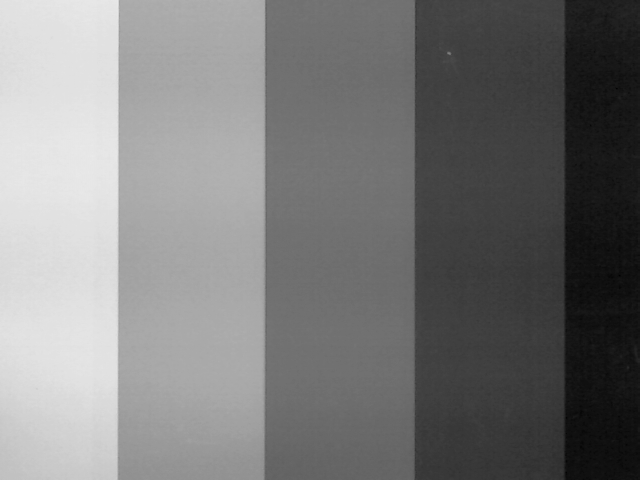
#> input picture Versuch2/Bilder/grayscalePic.png, 640 x 480 px
$ jupyter execute --allow-errors Versuch.ipynb
#> lines starting #> are read from the running program, lines starting #| are printed output that depends on the picture; long printed decimals are rounded
[cell 1]
import numpy as np
import cv2
import matplotlib.pyplot as plt
from skimage.color import rgb2gray
from collections import Counter

[cell 2]
def readImg(path:str, x1=0, x2=-1, y1=0, y2=-1):
#> called with path = './Bilder/grayscalePic.png', x1 = 10, x2 = 107, y1 = 10, y2 = 470
    M = cv2.imread(path, cv2.IMREAD_GRAYSCALE)
#> M is the input picture: shape (480, 640); min 0, max 234, mean 122
    return M[y1:y2, x1:x2]
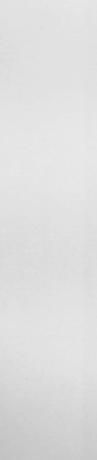
#> returned value: shape (460, 97); min 193, max 234, mean 222.2

def evaluateGrayPic(path):
    imgList=[]
    imgList.append(readImg(path,10, 107, 10,470))
    imgList.append(readImg(path,127, 256, 10,470))
#> call 2 of readImg, with path = './Bilder/grayscalePic.png', x1 = 127, x2 = 256, y1 = 10, y2 = 470
#> in readImg (call 2), `return M[y1:y2, x1:x2]`:
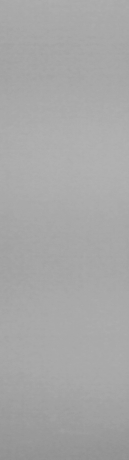
#> returned value: shape (460, 129); min 144, max 178, mean 167
    imgList.append(readImg(path,276, 405, 10,470))
#> call 3 of readImg, with path = './Bilder/grayscalePic.png', x1 = 276, x2 = 405, y1 = 10, y2 = 470
#> in readImg (call 3), `return M[y1:y2, x1:x2]`:
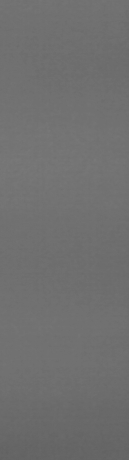
#> returned value: shape (460, 129); min 97, max 120, mean 111.5
    imgList.append(readImg(path,425, 555, 10,470))
#> call 4 of readImg, with path = './Bilder/grayscalePic.png', x1 = 425, x2 = 555, y1 = 10, y2 = 470
#> in readImg (call 4), `return M[y1:y2, x1:x2]`:
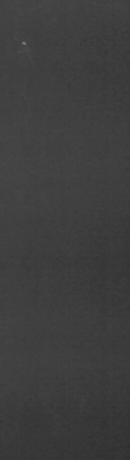
#> returned value: shape (460, 130); min 47, max 126, mean 62.1
    imgList.append(readImg(path,575, 630, 10,470))
#> in readImg (call 5), `return M[y1:y2, x1:x2]`:
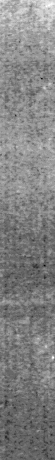
#> returned value: shape (460, 55); min 0, max 39, mean 20; drawn with min black and max white
    meanList=[]
    deviationList=[]
    for img in imgList:
        grauwerte= []
        for pixel in img.flatten():
            grauwerte.append(float(pixel))
        meanList.append(float(np.mean(grauwerte)))
        deviationList.append(float(np.std(grauwerte)))
#> this loop made 5 passes
#> after the loop, deviationList = [7.35, 5.98, 3.67, 3.83, 4.24]; meanList = [222.2, 167, 111.5, 62.05, 20]
    print(meanList,deviationList)
#| [222.205, 167.036, 111.452, 62.052, 19.999] [7.347, 5.982, 3.673, 3.825, 4.240]
    fig, ax = plt.subplots()
    ax.axis('off')
    table = ax.table(cellText=[meanList,deviationList], loc='center', cellLoc='center', colLabels=("Weiß","HellGrau","Grau","DunkelGrau","Schwarz"),rowLabels=("Mean","Deviation"))
    table.auto_set_font_size(False)
    table.set_fontsize(12)
    table.scale(2.2, 2.2)  # Adjust the size of the table
    plt.show()
    # return imgList

evaluateGrayPic("./Bilder/grayscalePic.png")

[cell 3]
def readImgDouble(path:str):
    img = cv2.imread(path,cv2.IMREAD_GRAYSCALE)
    return img.astype(float)

blackImgs=[]

#> (the rest of this cell did not finish here and is left out)

#> (a cell that did not finish here is left out)

#> (a cell that did not finish here is left out)

#> (a cell that did not finish here is left out)

#> (a cell that did not finish here is left out)

#> (a cell that did not finish here is left out)

[cell 9]
evaluateGrayPic("./Bilder/grayscalePic.png")
#> the loop in evaluateGrayPic (call 2), `for img in imgList:` made 5 passes
#| [222.205, 167.036, 111.452, 62.052, 19.999] [7.347, 5.982, 3.673, 3.825, 4.240]
#> (the rest of this cell did not finish here and is left out)
